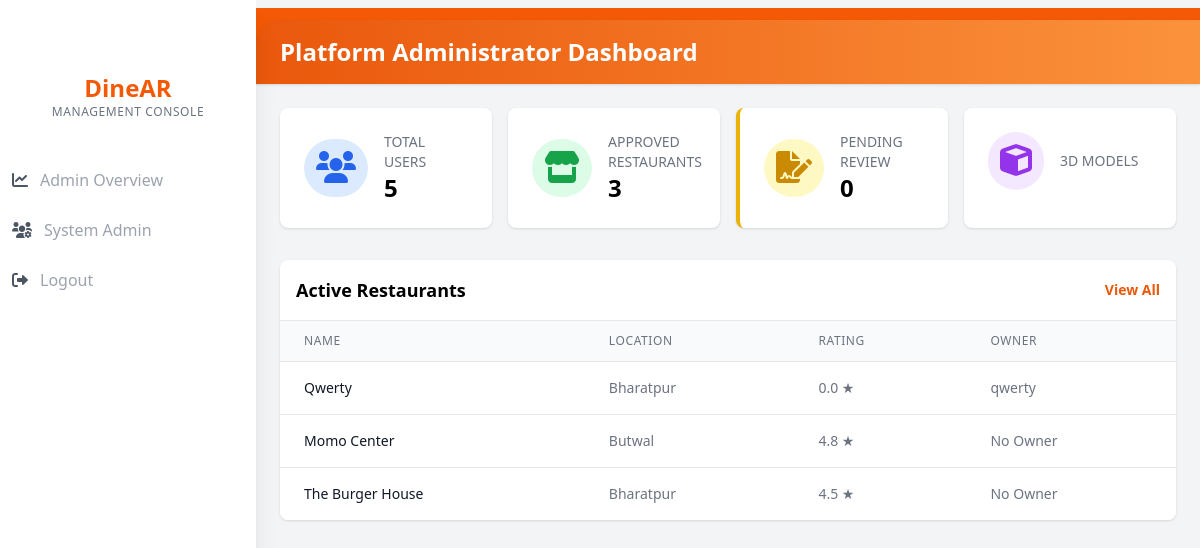
/dashboard/admin/ (signed in), run on the app's committed database.
### restaurants/models.py (models this page shows, shortened)
class Restaurant(models.Model):
    STATUS_CHOICES = [
        ('DRAFT', 'Draft'),
        ('PENDING', 'Pending Approval'),
        ('REJECTED', 'Changes Required'),
        ('APPROVED', 'Approved'),
        ('SUSPENDED', 'Suspended'),
    ]
    name = models.CharField(max_length=200)
    owner = models.OneToOneField(settings.AUTH_USER_MODEL, on_delete=models.CASCADE, related_name='restaurant', null=True, blank=True)
    location = models.ForeignKey(Location, on_delete=models.CASCADE, related_name='restaurants')
    description = models.TextField()
    image = models.ImageField(upload_to='restaurant_images/', blank=True, null=True)
    rating = models.DecimalField(max_digits=3, decimal_places=1, default=0.0)
    cuisines = models.ManyToManyField(Cuisine, related_name='restaurants', blank=True)
    category = models.ForeignKey(RestaurantCategory, on_delete=models.SET_NULL, null=True, blank=True, related_name='restaurants')
    price_range = models.CharField(max_length=10, default="$$")
    delivery_time = models.CharField(max_length=50, default="20-30 MIN")
    status = models.CharField(max_length=20, choices=STATUS_CHOICES, default='PENDING')
    rejection_reason = models.TextField(blank=True, null=True)

### locations/models.py (models this page shows, shortened)
class Location(models.Model):
    name = models.CharField(max_length=100) # Local Area / City
    city = models.CharField(max_length=100) # District
    address = models.TextField()
    class Meta:
        unique_together = ('name', 'city')

### users/models.py (models this page shows, shortened)
class User(AbstractUser):
    is_restaurant_owner = models.BooleanField(default=False)
    phone_number = models.CharField(max_length=15, blank=True, null=True)

### dinear_backend/views.py (the view)
# urls.py: path('dashboard/admin/', admin_dashboard, name='admin_dashboard'),
@login_required
def admin_dashboard(request):
    if not request.user.is_superuser:
        return redirect('dashboard_redirect')
    context = {
        'total_users': User.objects.count(),
        'total_restaurants': Restaurant.objects.filter(status='APPROVED').count(),
        'total_locations': Location.objects.count(),
        'pending_applications': Restaurant.objects.filter(status='PENDING').count(),
        'recent_restaurants': Restaurant.objects.filter(status='APPROVED').order_by('-id')[:5],
        'pending_restaurants': Restaurant.objects.filter(status='PENDING').order_by('-id')[:5]
    }
    return render(request, 'admin/dashboard.html', context)

### templates/admin/dashboard.html (shortened to what this page needs)
{% extends 'base.html' %}
{% block header %}Platform Administrator Dashboard{% endblock %}
{% block content %}
<div class="grid grid-cols-1 md:grid-cols-2 lg:grid-cols-4 gap-4 mb-8">
    <div class="bg-white rounded-lg p-6 shadow">
        <div class="flex items-center">
            <div class="p-3 rounded-full bg-blue-100 text-blue-600 mr-4">
                <i class="fas fa-users fa-2x"></i>
            </div>
            <div>
                <p class="text-sm text-gray-500 uppercase">Total Users</p>
                <p class="text-2xl font-bold">{{ total_users }}</p>
            </div>
        </div>
    </div>
    <div class="bg-white rounded-lg p-6 shadow">
        <div class="flex items-center">
            <div class="p-3 rounded-full bg-green-100 text-green-600 mr-4">
                <i class="fas fa-store fa-2x"></i>
            </div>
            <div>
                <p class="text-sm text-gray-500 uppercase">Approved Restaurants</p>
                <p class="text-2xl font-bold">{{ total_restaurants }}</p>
            </div>
        </div>
    </div>
    <div class="bg-white rounded-lg p-6 shadow border-l-4 border-yellow-500">
        <div class="flex items-center">
            <div class="p-3 rounded-full bg-yellow-100 text-yellow-600 mr-4">
                <i class="fas fa-file-signature fa-2x"></i>
            </div>
            <div>
                <p class="text-sm text-gray-500 uppercase">Pending Review</p>
                <p class="text-2xl font-bold">{{ pending_applications }}</p>
            </div>
        </div>
    </div>
    <div class="bg-white rounded-lg p-6 shadow">
        <div class="flex items-center">
            <div class="p-3 rounded-full bg-purple-100 text-purple-600 mr-4">
                <i class="fas fa-cube fa-2x"></i>
            </div>
            <div>
                <p class="text-sm text-gray-500 uppercase">3D Models</p>
            </div>
        </div>
    </div>
</div>
<div class="bg-white rounded-lg shadow overflow-hidden">
    <div class="p-4 border-b border-gray-200 flex justify-between items-center">
        <h4 class="text-lg font-bold">Active Restaurants</h4>
        <a href="/admin/restaurants/restaurant/" class="text-sm text-orange-600 font-bold hover:underline">View All</a>
    </div>
    <table class="min-w-full divide-y divide-gray-200">
        <thead class="bg-gray-50">
            <tr>
                <th class="px-6 py-3 text-left text-xs font-medium text-gray-500 uppercase tracking-wider">Name</th>
                <th class="px-6 py-3 text-left text-xs font-medium text-gray-500 uppercase tracking-wider">Location</th>
                <th class="px-6 py-3 text-left text-xs font-medium text-gray-500 uppercase tracking-wider">Rating</th>
                <th class="px-6 py-3 text-left text-xs font-medium text-gray-500 uppercase tracking-wider">Owner</th>
            </tr>
        </thead>
        <tbody class="bg-white divide-y divide-gray-200">
            {% for restaurant in recent_restaurants %}
            <tr>
                <td class="px-6 py-4 whitespace-nowrap text-sm font-medium text-gray-900">{{ restaurant.name }}</td>
                <td class="px-6 py-4 whitespace-nowrap text-sm text-gray-500">{{ restaurant.location.name }}</td>
                <td class="px-6 py-4 whitespace-nowrap text-sm text-gray-500">{{ restaurant.rating }} ★</td>
                <td class="px-6 py-4 whitespace-nowrap text-sm text-gray-500">{{ restaurant.owner.username|default:"No Owner" }}</td>
            </tr>
            {% empty %}
            <tr>
                <td colspan="4" class="px-6 py-4 text-center text-sm text-gray-500">No approved restaurants yet.</td>
            </tr>
            {% endfor %}
        </tbody>
    </table>
</div>
{% endblock %}

### templates/base.html (shortened to what this page needs)
<!DOCTYPE html>
<html lang="en">
<head>
    <script src="https://cdn.tailwindcss.com"></script>
    <link rel="stylesheet" href="https://cdnjs.cloudflare.com/ajax/libs/font-awesome/6.0.0/css/all.min.css">
</head>
<body class="bg-gray-100 font-sans leading-normal tracking-normal">
<div class="flex flex-col md:flex-row">
    <div class="bg-white shadow-xl h-16 fixed bottom-0 md:relative md:h-screen z-10 w-full md:w-64">
        <div class="md:mt-12 md:w-64 md:fixed md:left-0 md:top-0 content-center md:content-start text-left justify-between">
            <div class="p-6 text-center hidden md:block">
                <h1 class="text-2xl font-bold text-dinear-orange">DineAR</h1>
                <p class="text-xs text-gray-500 uppercase tracking-wider">Management Console</p>
            </div>
            <ul class="list-reset flex flex-row md:flex-col py-0 md:py-3 px-1 md:px-2 text-center md:text-left">
                {% if user.is_superuser %}
                <li class="mr-3 flex-1">
                    <a href="{% url 'admin_dashboard' %}" class="block py-1 md:py-3 pl-1 align-middle text-gray-600 no-underline hover:text-dinear-orange border-b-2 border-transparent hover:border-dinear-orange">
                        <i class="fas fa-chart-line pr-0 md:pr-3"></i><span class="pb-1 md:pb-0 text-xs md:text-base text-gray-600 md:text-gray-400 block md:inline-block">Admin Overview</span>
                    </a>
                </li>
                <li class="mr-3 flex-1">
                    <a href="/admin/" class="block py-1 md:py-3 pl-1 align-middle text-gray-600 no-underline hover:text-dinear-orange border-b-2 border-transparent hover:border-dinear-orange">
                        <i class="fas fa-users-cog pr-0 md:pr-3"></i><span class="pb-1 md:pb-0 text-xs md:text-base text-gray-600 md:text-gray-400 block md:inline-block">System Admin</span>
                    </a>
                </li>
                {% endif %}
                <li class="mr-3 flex-1">
                    <form action="{% url 'logout' %}" method="post" class="inline">
                        <button type="submit" class="w-full text-left py-1 md:py-3 pl-1 align-middle text-gray-600 no-underline hover:text-red-600 border-b-2 border-transparent hover:border-red-600">
                            <i class="fas fa-sign-out-alt pr-0 md:pr-3"></i><span class="pb-1 md:pb-0 text-xs md:text-base text-gray-600 md:text-gray-400 block md:inline-block">Logout</span>
                        </button>
                    </form>
                </li>
            </ul>
        </div>
    </div>
    <div class="main-content flex-1 bg-gray-100 mt-12 md:mt-2 pb-24 md:pb-5">
        <div class="bg-dinear-orange pt-3">
            <div class="rounded-tl-3xl bg-gradient-to-r from-orange-600 to-orange-400 p-4 shadow text-2xl text-white">
                <h3 class="font-bold pl-2">{% block header %}Dashboard{% endblock %}</h3>
            </div>
        </div>
        <div class="p-6">
            {% block content %}
            {% endblock %}
        </div>
    </div>
</div>
</body>
</html>

### templates/base.html (style rules this page uses)
.text-dinear-orange { color: #f45905; }
.bg-dinear-orange { background-color: #f45905; }

### data on the page
Restaurant: name "Qwerty", location.name "Bharatpur", rating "0.0", owner.username "qwerty"
Restaurant: name "Momo Center", location.name "Butwal", rating "4.8", owner.username "No Owner"
Restaurant: name "The Burger House", location.name "Bharatpur", rating "4.5", owner.username "No Owner"

### other printed values
{{ total_users }} "5"
{{ total_restaurants }} "3"
{{ pending_applications }} "0"
